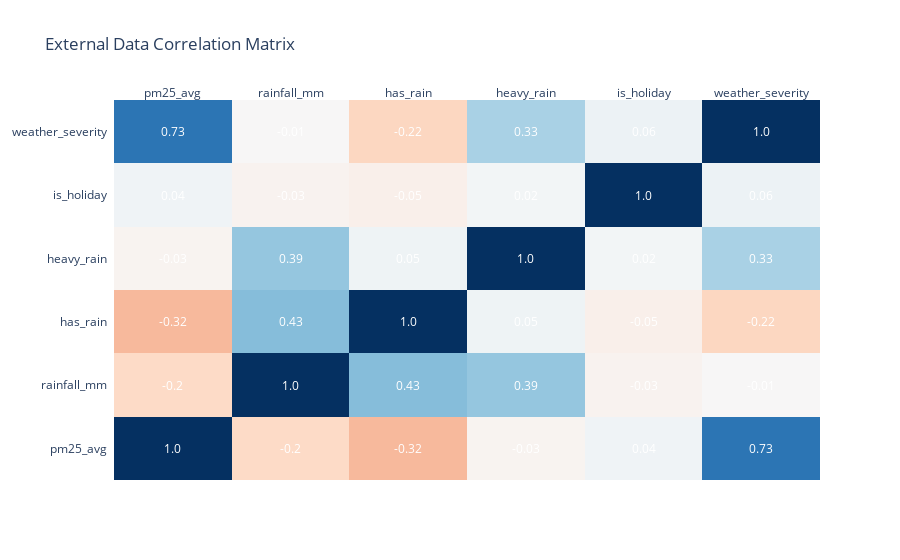

The notebook cell saved with this chart:
### Code cell
# Monthly aggregation
df_external['year_month'] = df_external['date'].dt.to_period('M').astype(str)

monthly_summary = df_external.groupby('year_month').agg({
    'pm25_avg': 'mean',
    'rainfall_mm': 'sum',
    'has_rain': 'sum',
    'heavy_rain': 'sum',
    'is_holiday': 'sum',
    'weather_severity': 'mean'
}).reset_index()

print("Monthly Summary Statistics:")
display(monthly_summary)

# Correlation heatmap
import plotly.figure_factory as ff

corr_cols = ['pm25_avg', 'rainfall_mm', 'has_rain', 'heavy_rain', 'is_holiday', 'weather_severity']
corr_matrix = df_external[corr_cols].corr()

fig = ff.create_annotated_heatmap(
    z=corr_matrix.values,
    x=corr_cols,
    y=corr_cols,
    annotation_text=corr_matrix.round(2).values,
    colorscale='RdBu',
    zmid=0
)
fig.update_layout(title='External Data Correlation Matrix')
fig.show()

### Figure 1 — Plotly figure (JSON) as saved in the notebook; plotly's stock layout.template omitted (floating-point values rounded to 4 significant figures)
{"data": [{"colorscale": [[0, "rgb(103,0,31)"], [0.1, "rgb(178,24,43)"], [0.2, "rgb(214,96,77)"], [0.3, "rgb(244,165,130)"], [0.4, "rgb(253,219,199)"], [0.5, "rgb(247,247,247)"], [0.6, "rgb(209,229,240)"], [0.7, "rgb(146,197,222)"], [0.8, "rgb(67,147,195)"], [0.9, "rgb(33,102,172)"], [1, "rgb(5,48,97)"]], "reversescale": false, "showscale": false, "type": "heatmap", "x": ["pm25_avg", "rainfall_mm", "has_rain", "heavy_rain", "is_holiday", "weather_severity"], "y": ["pm25_avg", "rainfall_mm", "has_rain", "heavy_rain", "is_holiday", "weather_severity"], "z": [[1.0, -0.1982, -0.3247, -0.02833, 0.04141, 0.734], [-0.1982, 1.0, 0.4308, 0.3913, -0.03459, -0.005478], [-0.3247, 0.4308, 1.0, 0.04931, -0.05362, -0.2161], [-0.02833, 0.3913, 0.04931, 1.0, 0.02415, 0.3258], [0.04141, -0.03459, -0.05362, 0.02415, 1.0, 0.05871], [0.734, -0.005478, -0.2161, 0.3258, 0.05871, 1.0]], "zmid": 0}], "layout": {"annotations": [{"font": {"color": "#FFFFFF"}, "showarrow": false, "text": "1.0", "x": "pm25_avg", "xref": "x", "y": "pm25_avg", "yref": "y"}, {"font": {"color": "#FFFFFF"}, "showarrow": false, "text": "-0.2", "x": "rainfall_mm", "xref": "x", "y": "pm25_avg", "yref": "y"}, {"font": {"color": "#FFFFFF"}, "showarrow": false, "text": "-0.32", "x": "has_rain", "xref": "x", "y": "pm25_avg", "yref": "y"}, {"font": {"color": "#FFFFFF"}, "showarrow": false, "text": "-0.03", "x": "heavy_rain", "xref": "x", "y": "pm25_avg", "yref": "y"}, {"font": {"color": "#FFFFFF"}, "showarrow": false, "text": "0.04", "x": "is_holiday", "xref": "x", "y": "pm25_avg", "yref": "y"}, {"font": {"color": "#FFFFFF"}, "showarrow": false, "text": "0.73", "x": "weather_severity", "xref": "x", "y": "pm25_avg", "yref": "y"}, {"font": {"color": "#FFFFFF"}, "showarrow": false, "text": "-0.2", "x": "pm25_avg", "xref": "x", "y": "rainfall_mm", "yref": "y"}, {"font": {"color": "#FFFFFF"}, "showarrow": false, "text": "1.0", "x": "rainfall_mm", "xref": "x", "y": "rainfall_mm", "yref": "y"}, {"font": {"color": "#FFFFFF"}, "showarrow": false, "text": "0.43", "x": "has_rain", "xref": "x", "y": "rainfall_mm", "yref": "y"}, {"font": {"color": "#FFFFFF"}, "showarrow": false, "text": "0.39", "x": "heavy_rain", "xref": "x", "y": "rainfall_mm", "yref": "y"}, {"font": {"color": "#FFFFFF"}, "showarrow": false, "text": "-0.03", "x": "is_holiday", "xref": "x", "y": "rainfall_mm", "yref": "y"}, {"font": {"color": "#FFFFFF"}, "showarrow": false, "text": "-0.01", "x": "weather_severity", "xref": "x", "y": "rainfall_mm", "yref": "y"}, {"font": {"color": "#FFFFFF"}, "showarrow": false, "text": "-0.32", "x": "pm25_avg", "xref": "x", "y": "has_rain", "yref": "y"}, {"font": {"color": "#FFFFFF"}, "showarrow": false, "text": "0.43", "x": "rainfall_mm", "xref": "x", "y": "has_rain", "yref": "y"}, {"font": {"color": "#FFFFFF"}, "showarrow": false, "text": "1.0", "x": "has_rain", "xref": "x", "y": "has_rain", "yref": "y"}, {"font": {"color": "#FFFFFF"}, "showarrow": false, "text": "0.05", "x": "heavy_rain", "xref": "x", "y": "has_rain", "yref": "y"}, {"font": {"color": "#FFFFFF"}, "showarrow": false, "text": "-0.05", "x": "is_holiday", "xref": "x", "y": "has_rain", "yref": "y"}, {"font": {"color": "#FFFFFF"}, "showarrow": false, "text": "-0.22", "x": "weather_severity", "xref": "x", "y": "has_rain", "yref": "y"}, {"font": {"color": "#FFFFFF"}, "showarrow": false, "text": "-0.03", "x": "pm25_avg", "xref": "x", "y": "heavy_rain", "yref": "y"}, {"font": {"color": "#FFFFFF"}, "showarrow": false, "text": "0.39", "x": "rainfall_mm", "xref": "x", "y": "heavy_rain", "yref": "y"}, {"font": {"color": "#FFFFFF"}, "showarrow": false, "text": "0.05", "x": "has_rain", "xref": "x", "y": "heavy_rain", "yref": "y"}, {"font": {"color": "#FFFFFF"}, "showarrow": false, "text": "1.0", "x": "heavy_rain", "xref": "x", "y": "heavy_rain", "yref": "y"}, {"font": {"color": "#FFFFFF"}, "showarrow": false, "text": "0.02", "x": "is_holiday", "xref": "x", "y": "heavy_rain", "yref": "y"}, {"font": {"color": "#FFFFFF"}, "showarrow": false, "text": "0.33", "x": "weather_severity", "xref": "x", "y": "heavy_rain", "yref": "y"}, {"font": {"color": "#FFFFFF"}, "showarrow": false, "text": "0.04", "x": "pm25_avg", "xref": "x", "y": "is_holiday", "yref": "y"}, {"font": {"color": "#FFFFFF"}, "showarrow": false, "text": "-0.03", "x": "rainfall_mm", "xref": "x", "y": "is_holiday", "yref": "y"}, {"font": {"color": "#FFFFFF"}, "showarrow": false, "text": "-0.05", "x": "has_rain", "xref": "x", "y": "is_holiday", "yref": "y"}, {"font": {"color": "#FFFFFF"}, "showarrow": false, "text": "0.02", "x": "heavy_rain", "xref": "x", "y": "is_holiday", "yref": "y"}, {"font": {"color": "#FFFFFF"}, "showarrow": false, "text": "1.0", "x": "is_holiday", "xref": "x", "y": "is_holiday", "yref": "y"}, {"font": {"color": "#FFFFFF"}, "showarrow": false, "text": "0.06", "x": "weather_severity", "xref": "x", "y": "is_holiday", "yref": "y"}, {"font": {"color": "#FFFFFF"}, "showarrow": false, "text": "0.73", "x": "pm25_avg", "xref": "x", "y": "weather_severity", "yref": "y"}, {"font": {"color": "#FFFFFF"}, "showarrow": false, "text": "-0.01", "x": "rainfall_mm", "xref": "x", "y": "weather_severity", "yref": "y"}, {"font": {"color": "#FFFFFF"}, "showarrow": false, "text": "-0.22", "x": "has_rain", "xref": "x", "y": "weather_severity", "yref": "y"}, {"font": {"color": "#FFFFFF"}, "showarrow": false, "text": "0.33", "x": "heavy_rain", "xref": "x", "y": "weather_severity", "yref": "y"}, {"font": {"color": "#FFFFFF"}, "showarrow": false, "text": "0.06", "x": "is_holiday", "xref": "x", "y": "weather_severity", "yref": "y"}, {"font": {"color": "#FFFFFF"}, "showarrow": false, "text": "1.0", "x": "weather_severity", "xref": "x", "y": "weather_severity", "yref": "y"}], "title": {"text": "External Data Correlation Matrix"}, "xaxis": {"dtick": 1, "gridcolor": "rgb(0, 0, 0)", "side": "top", "ticks": ""}, "yaxis": {"dtick": 1, "ticks": "", "ticksuffix": "  "}}}
